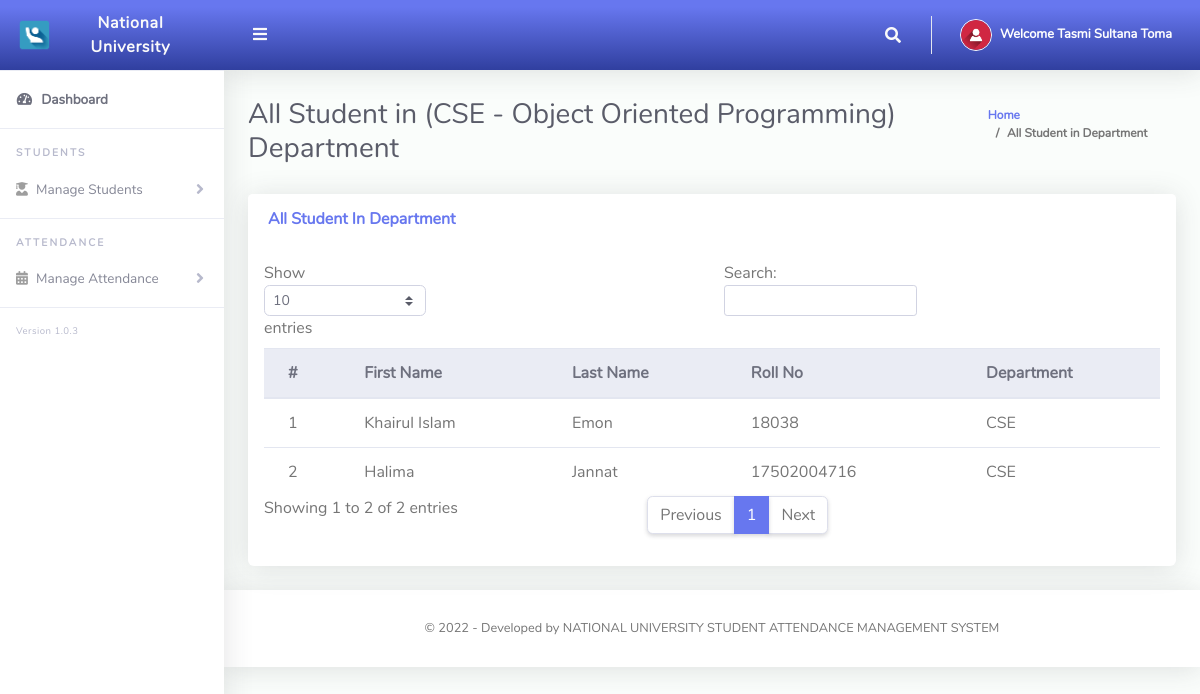
The page /ClassTeacher/viewStudents.php (signed in) on the database its author committed.
### tables this page shows
CREATE TABLE `tblclassteacher` (
  `Id` int(10) NOT NULL,
  `firstName` varchar(255) NOT NULL,
  `lastName` varchar(255) NOT NULL,
  `emailAddress` varchar(255) NOT NULL,
  `password` varchar(255) NOT NULL,
  `phoneNo` varchar(50) NOT NULL,
  `classId` varchar(10) NOT NULL,
  `classArmId` varchar(10) NOT NULL,
  `dateCreated` varchar(50) NOT NULL
);

CREATE TABLE `tblclassarms` (
  `Id` int(10) NOT NULL,
  `classId` varchar(10) NOT NULL,
  `classArmName` varchar(255) NOT NULL,
  `isAssigned` varchar(10) NOT NULL
);

CREATE TABLE `tblclass` (
  `Id` int(10) NOT NULL,
  `className` varchar(255) NOT NULL
);

CREATE TABLE `tblstudents` (
  `Id` int(10) NOT NULL,
  `firstName` varchar(255) NOT NULL,
  `lastName` varchar(255) NOT NULL,
  `otherName` varchar(255) NOT NULL,
  `admissionNumber` varchar(255) NOT NULL,
  `password` varchar(50) NOT NULL,
  `classId` varchar(10) NOT NULL,
  `classArmId` varchar(10) NOT NULL,
  `dateCreated` varchar(50) NOT NULL
);

### ClassTeacher/viewStudents.php (the view, shortened to what this page needs)
<?php
include '../Includes/dbcon.php';
$query = "SELECT tblclass.className,tblclassarms.classArmName
    FROM tblclassteacher
    INNER JOIN tblclass ON tblclass.Id = tblclassteacher.classId
    INNER JOIN tblclassarms ON tblclassarms.Id = tblclassteacher.classArmId
    Where tblclassteacher.Id = '$_SESSION[userId]'";
$rs = $conn->query($query);
$rrw = $rs->fetch_assoc();
?>
<!DOCTYPE html>
<html lang="en">
<head>
  <link href="../vendor/fontawesome-free/css/all.min.css" rel="stylesheet" type="text/css">
  <link href="../vendor/bootstrap/css/bootstrap.min.css" rel="stylesheet" type="text/css">
  <link href="css/ruang-admin.min.css" rel="stylesheet">
</head>
<body id="page-top">
  <div id="wrapper">
    <?php include "Includes/sidebar.php"; ?>
    <div id="content-wrapper" class="d-flex flex-column">
      <div id="content">
        <?php include "Includes/topbar.php"; ?>
        <div class="container-fluid" id="container-wrapper">
          <div class="d-sm-flex align-items-center justify-content-between mb-4">
            <h1 class="h3 mb-0 text-gray-800">All Student in (<?php echo $rrw['className'] . ' - ' . $rrw['classArmName']; ?>) Department</h1>
            <ol class="breadcrumb">
              <li class="breadcrumb-item"><a href="./">Home</a></li>
              <li class="breadcrumb-item active" aria-current="page">All Student in Department</li>
            </ol>
          </div>
          <div class="row">
            <div class="col-lg-12">
              <div class="row">
                <div class="col-lg-12">
                  <div class="card mb-4">
                    <div class="card-header py-3 d-flex flex-row align-items-center justify-content-between">
                      <h6 class="m-0 font-weight-bold text-primary">All Student In Department</h6>
                    </div>
                    <div class="table-responsive p-3">
                      <table class="table align-items-center table-flush table-hover" id="dataTableHover">
                        <thead class="thead-light">
                          <tr>
                            <th>#</th>
                            <th>First Name</th>
                            <th>Last Name</th>
                            <th>Roll No</th>
                            <th>Department</th>
                          </tr>
                        </thead>
                        <tbody>
                          <?php
                          $query = "SELECT tblstudents.Id,tblclass.className,tblstudents.firstName,
                      tblstudents.lastName,tblstudents.admissionNumber,tblstudents.dateCreated
                      FROM tblstudents
                      INNER JOIN tblclass ON tblclass.Id = tblstudents.classId
                      INNER JOIN tblclassteacher ON tblclassteacher.classId = tblstudents.classId
                      WHERE tblclassteacher.Id = '$_SESSION[userId]'";
                          $rs = $conn->query($query);
                          $num = $rs->num_rows;
                          $sn = 0;
                          if ($num > 0) {
                            while ($rows = $rs->fetch_assoc()) {
                              $sn = $sn + 1;
                              echo "
                              <tr>
                                <td>" . $sn . "</td>
                                <td>" . $rows['firstName'] . "</td>
                                <td>" . $rows['lastName'] . "</td>
                                <td>" . $rows['admissionNumber'] . "</td>
                                <td>" . $rows['className'] . "</td>
                              </tr>";
                            }
                          } else {
                            echo
                            "<div class='alert alert-danger' role='alert'>
                            No Record Found!
                            </div>";
                          }
                          ?>
                        </tbody>
                      </table>
                    </div>
                  </div>
                </div>
              </div>
            </div>
          </div>
        </div>
        <?php include "Includes/footer.php"; ?>
      </div>
    </div>
</body>
</html>

### ClassTeacher/Includes/topbar.php (shortened to what this page needs)
<?php
$query = "SELECT * FROM tblclassteacher WHERE Id = " . $_SESSION['userId'] . "";
$rs = $conn->query($query);
$rows = $rs->fetch_assoc();
$fullName = $rows['firstName'] . " " . $rows['lastName'];;
?>
<nav class="navbar navbar-expand navbar-light bg-gradient-primary topbar mb-4 static-top">
  <button id="sidebarToggleTop" class="btn btn-link rounded-circle mr-3">
    <i class="fa fa-bars"></i>
  </button>
  <ul class="navbar-nav ml-auto">
    <li class="nav-item dropdown no-arrow">
      <a class="nav-link dropdown-toggle" href="#" id="searchDropdown" role="button" data-toggle="dropdown" aria-haspopup="true" aria-expanded="false">
        <i class="fas fa-search fa-fw"></i>
      </a>
    </li>
    <li class="nav-item dropdown no-arrow">
      <a class="nav-link dropdown-toggle" href="#" id="userDropdown" role="button" data-toggle="dropdown" aria-haspopup="true" aria-expanded="false">
        <img class="img-profile rounded-circle" src="img/user-icn.png" style="max-width: 60px">
        <span class="ml-2 d-none d-lg-inline text-white small"><b>Welcome <?php echo $fullName; ?></b></span>
      </a>
    </li>
  </ul>
</nav>

### rows shown on the page
tblclassteacher: fullName "Tasmi Sultana Toma"
tblclassarms: classId.className "CSE", classArmName "Object Oriented Programming"
tblstudents: firstName "Khairul Islam", lastName "Emon", admissionNumber "18038", classId.className "CSE"
tblstudents: firstName "Halima", lastName "Jannat", admissionNumber "17502004716", classId.className "CSE"
